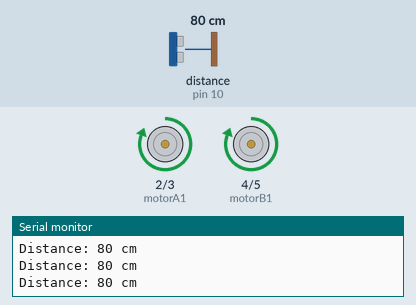
Recording of a sketch running on a simulated Arduino Uno, built with avr-gcc and run on an emulated ATmega328P. On the bench: motor-driver pin pairs drawn as motors (green arrow = first pin HIGH = forward, orange = second pin HIGH = backward, longer = more drive), the last lines printed to the serial monitor. Wiring (inferred from the names in the program): ultrasonic range finder: trigger pin 9; echo pin 10. The test bench sets the inputs (shaded band); at power-on: distance to the obstacle (sensor on pin 10) 80 cm. The echo pulse lasts 58.3 µs per cm.

Above: at 1.2 s.
1.3 s: distance to the obstacle (sensor on pin 10) set to 23 cm
2.8 s: distance to the obstacle (sensor on pin 10) set to 18 cm
At 3.4 s:
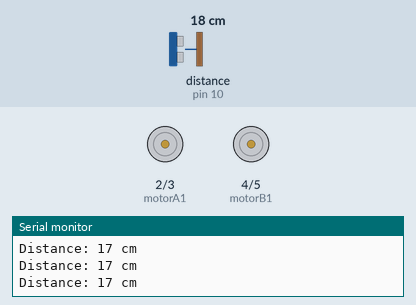
4.3 s: distance to the obstacle (sensor on pin 10) set to 35 cm
At 5.5 s:
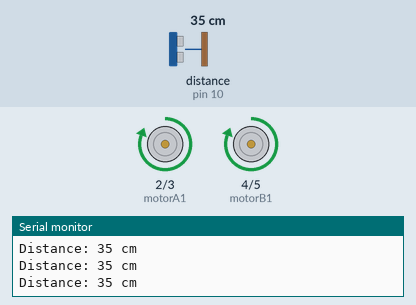
5.8 s: distance to the obstacle (sensor on pin 10) set to 9 cm
At 7.0 s:
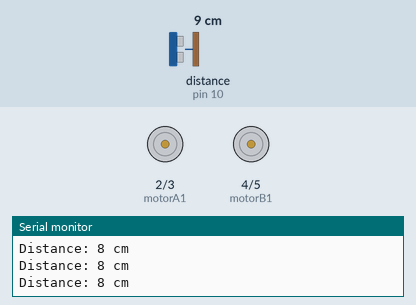
Timing chart, 0 to 8.3 s (numbered marks = the images above; inputs shaded):
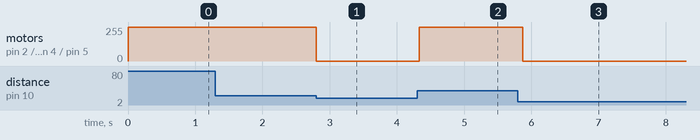

The sketch:

obstacle_avoidance_robot.ino
```cpp
const int trigPin = 9;
const int echoPin = 10;

const int motorA1 = 2;
const int motorA2 = 3;
const int motorB1 = 4;
const int motorB2 = 5;

const int maxDistance = 20;

void setup() {
  Serial.begin(9600);

  pinMode(trigPin, OUTPUT);
  pinMode(echoPin, INPUT);

  pinMode(motorA1, OUTPUT);
  pinMode(motorA2, OUTPUT);
  pinMode(motorB1, OUTPUT);
  pinMode(motorB2, OUTPUT);
}

void loop() {
  long duration;
  int distance;

  digitalWrite(trigPin, LOW);
  delayMicroseconds(2);
  digitalWrite(trigPin, HIGH);
  delayMicroseconds(10);
  digitalWrite(trigPin, LOW);

  duration = pulseIn(echoPin, HIGH);

  distance = duration * 0.0344 / 2;

  Serial.print("Distance: ");
  Serial.print(distance);
  Serial.println(" cm");

  if (distance > maxDistance) {
    moveForward();
  } else {
    stopMotors();
  }

  delay(100);
}

void moveForward() {
  digitalWrite(motorA1, HIGH);
  digitalWrite(motorA2, LOW);
  digitalWrite(motorB1, HIGH);
  digitalWrite(motorB2, LOW);
}

void stopMotors() {
  digitalWrite(motorA1, LOW);
  digitalWrite(motorA2, LOW);
  digitalWrite(motorB1, LOW);
  digitalWrite(motorB2, LOW);
}
```

Measured:
- the behaviour switches between 21 and 20 cm on distance to the obstacle (sensor on pin 10) (found by bisection; images 0 and 1)
- after the input at 2.8 s, motor on pin 2 (motorA1) / pin 3 (motorA2), motor on pin 4 (motorB1) / pin 5 (motorB2): forward 255/255 → stopped at once
- after the input at 4.3 s, motor on pin 2 (motorA1) / pin 3 (motorA2), motor on pin 4 (motorB1) / pin 5 (motorB2): stopped → forward 255/255 at once
- after the input at 5.8 s, motor on pin 2 (motorA1) / pin 3 (motorA2), motor on pin 4 (motorB1) / pin 5 (motorB2): forward 255/255 → stopped after 0.07 s
